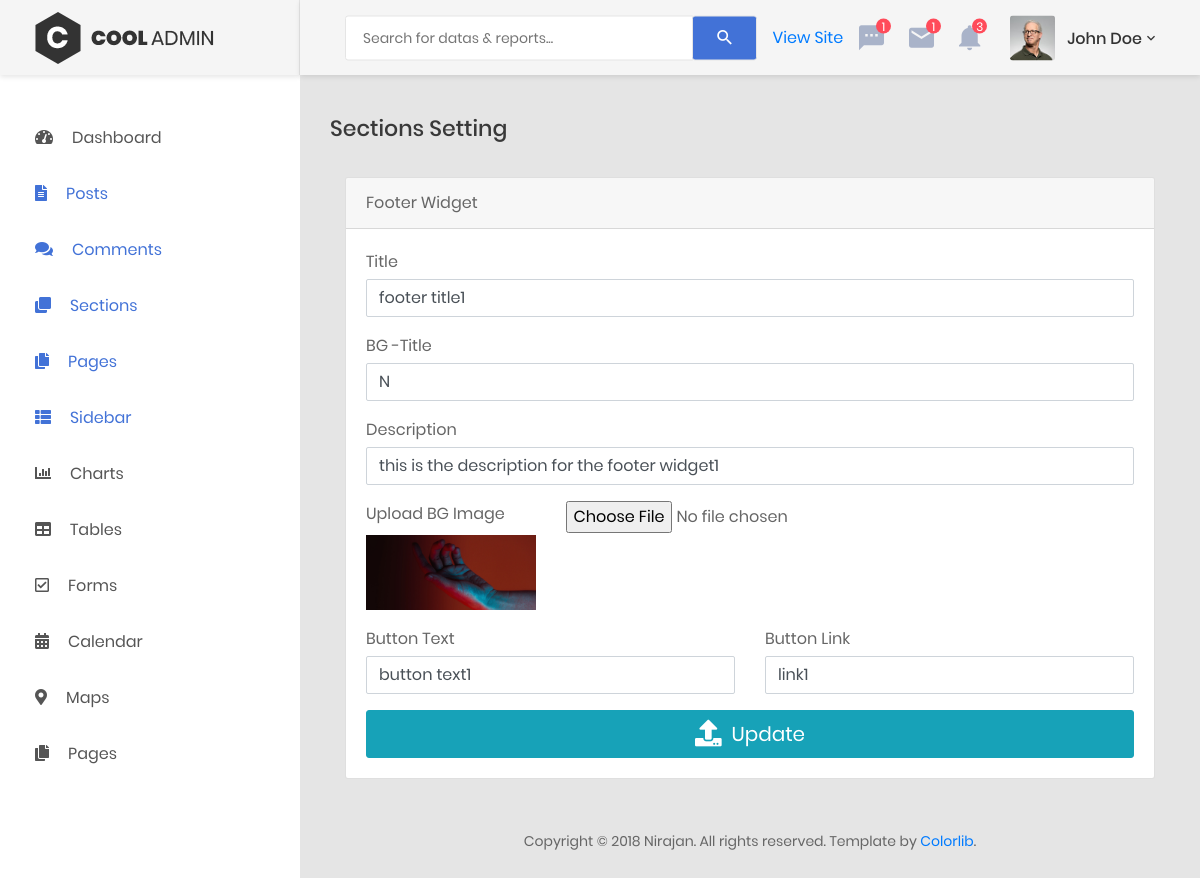
The page /admin/sections.php?source=footer_widget on the database its author committed.
### tables this page shows
CREATE TABLE `footer_widget` (
  `footer_widget_id` int(3) NOT NULL,
  `footer_widget_title` text NOT NULL,
  `footer_widget_bg_title` varchar(255) NOT NULL,
  `footer_widget_description` varchar(255) NOT NULL,
  `footer_widget_bg_image` text NOT NULL,
  `footer_widget_button_text` varchar(255) NOT NULL,
  `footer_widget_button_link` varchar(255) NOT NULL,
  `footer_widget_date` date NOT NULL
);

### admin/includes/sections/footer_widget.php (the view, shortened to what this page needs)
<div class="container-fluid">
    <div class="row">
        <div class="col-lg-12">
            <div class="card">
                <div class="card-header">Footer Widget</div>
                <div class="card-body">
                        <form action="" method="post" enctype="multipart/form-data">
                <?php
                $query1_value = "SELECT * FROM footer_widget WHERE footer_widget_id = 1";
                $query_select1_value = mysqli_query($connection , $query1_value);
                $rows = mysqli_fetch_assoc($query_select1_value);
                    $title_value = $rows['footer_widget_title'];
                    $bg_title_value = $rows['footer_widget_bg_title'];
                    $description_value = $rows['footer_widget_description'];
                    $bg_image_value = $rows['footer_widget_bg_image'];
                    $button_text_value = $rows['footer_widget_button_text'];
                    $button_link_value = $rows['footer_widget_button_link'];
                ?>
                            <div class="form-group">
                                <label class="control-label mb-1">Title</label>
                                <input name="title" type="text" class="form-control" value="<?php echo $title_value; ?>">
                            </div>
                            <div class="form-group">
                                <label class="control-label mb-1">BG -Title</label>
                                <input name="bg_title" type="text" class="form-control" value="<?php echo $bg_title_value; ?>">
                            </div>
                            <div class="form-group has-success">
                                <label class="control-label mb-1">Description</label>
                                <input name="description" type="text" class="form-control cc-name valid" value="<?php echo $description_value; ?>">
                            </div>
                            <div class="row form-group">
                                <div class="col col-md-3">
                                    <label class="form-control-label">Upload BG Image</label>
                                    <img class="img-responsive" src="../uploads/images/<?php echo $bg_image_value; ?>">
                                </div>
                                <div class="col-12 col-md-9">
                                    <input type="file" name="bg_image" class="form-control-file">
                                </div>
                            </div>
                            <div class="row">
                                <div class="col-6">
                                    <div class="form-group">
                                        <label class="control-label mb-1">Button Text</label>
                                        <input name="button_text" class="form-control cc-exp" value="<?php echo $button_text_value; ?>">
                                    </div>
                                </div>
                                <div class="col-6">
                                    <label class="control-label mb-1">Button Link</label>
                                    <div class="input-group">
                                        <input name="button_link" class="form-control cc-cvc" value="<?php echo $button_link_value; ?>">
                                    </div>
                                </div>
                            </div>
                            <div>
                                <button id="" type="submit" name="update" class="btn btn-lg btn-info btn-block">
                                      <i class="fas fa-upload fa-lg"></i>&nbsp;
                                      <span id="">Update</span>
                                </button>
                            </div>
                        </form>
                </div>
            </div>
        </div>

### rows shown on the page
footer_widget: title "footer title1", bg_title "N", description "this is the description for the footer widget1", footer_widget_bg_image (picture), button_text "button text1", button_link "link1"
